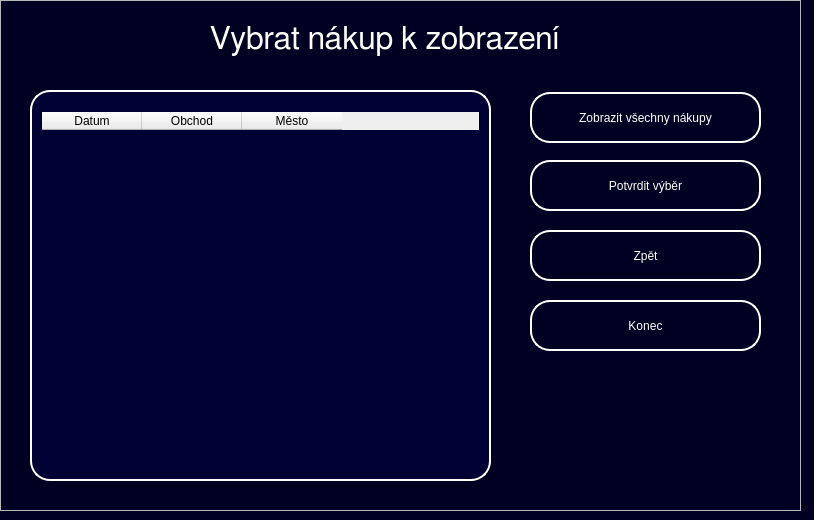
<?xml version="1.0" encoding="UTF-8"?>
<ui version="4.0">
 <class>Choose_content</class>
 <widget class="QWidget" name="Choose_content">
  <property name="geometry">
   <rect>
    <x>0</x>
    <y>0</y>
    <width>814</width>
    <height>520</height>
   </rect>
  </property>
  <property name="windowTitle">
   <string>Nákupní Lístek JV</string>
  </property>
  <property name="styleSheet">
   <string notr="true">QWidget#Choose_content {
background-color: rgb(0, 0, 34);
}

QLabel#Instructions {
color: rgb(255, 255, 255);
font: 24pt &quot;FreeSans&quot;;
}

QLabel#Label_error_message{
color: rgb(255, 0, 0);
font: 8pt &quot;FreeSans&quot;;
}

QPushButton#Button_show_all{
color: rgb(255, 255, 255);
border-color: rgb(255, 255, 255);
border: 2px solid rgb(255, 255, 255);
border-radius: 20px;
font: 12pt &quot;FreeSans&quot;;
}

QPushButton#Button_choose{
color: rgb(255, 255, 255);
border-color: rgb(255, 255, 255);
border: 2px solid rgb(255, 255, 255);
border-radius: 20px;
font: 12pt &quot;FreeSans&quot;;
}

QPushButton#Button_back{
color: rgb(255, 255, 255);
border-color: rgb(255, 255, 255);
border: 2px solid rgb(255, 255, 255);
border-radius: 20px;
font: 12pt &quot;FreeSans&quot;;
}

QPushButton#Button_cancel{
color: rgb(255, 255, 255);
border-color: rgb(255, 255, 255);
border: 2px solid rgb(255, 255, 255);
border-radius: 20px;
font: 12pt &quot;FreeSans&quot;;
}

QTableWidget#Content_list{
color: rgb(255, 255, 255);
font: 14pt &quot;FreeSans&quot;;
border: 2px solid rgb(255, 255, 255);
background-color: rgb(0, 0, 53);
border-radius: 20px;
padding-left: 10px;
padding-right: 10px;
padding-top: 20px
}

QPushButton:hover#Button_choose{
border: 3px solid rgb(255, 255, 255);
background-color: rgb(0, 0, 53);
}

QPushButton:hover#Button_back{
border: 3px solid rgb(255, 255, 255);
background-color: rgb(0, 0, 53);
}

QPushButton:hover#Button_show_all{
border: 3px solid rgb(255, 255, 255);
background-color: rgb(0, 0, 53);
}


QTableWidget:hover#Content_list{
border: 3px solid rgb(255, 255, 255);
}

QPushButton:hover#Button_cancel{
border: 3px solid rgb(255, 255, 255);
background-color: rgb(0, 0, 53);
}</string>
  </property>
  <widget class="QFrame" name="frame">
   <property name="geometry">
    <rect>
     <x>0</x>
     <y>0</y>
     <width>801</width>
     <height>511</height>
    </rect>
   </property>
   <property name="frameShape">
    <enum>QFrame::StyledPanel</enum>
   </property>
   <property name="frameShadow">
    <enum>QFrame::Raised</enum>
   </property>
   <widget class="QLabel" name="Instructions">
    <property name="geometry">
     <rect>
      <x>210</x>
      <y>20</y>
      <width>371</width>
      <height>39</height>
     </rect>
    </property>
    <property name="font">
     <font>
      <family>FreeSans</family>
      <pointsize>24</pointsize>
      <weight>50</weight>
      <italic>false</italic>
      <bold>false</bold>
     </font>
    </property>
    <property name="styleSheet">
     <string notr="true"/>
    </property>
    <property name="text">
     <string>Vybrat nákup k zobrazení</string>
    </property>
   </widget>
   <widget class="QPushButton" name="Button_show_all">
    <property name="geometry">
     <rect>
      <x>530</x>
      <y>92</y>
      <width>231</width>
      <height>51</height>
     </rect>
    </property>
    <property name="text">
     <string>Zobrazit všechny nákupy</string>
    </property>
   </widget>
   <widget class="QPushButton" name="Button_choose">
    <property name="geometry">
     <rect>
      <x>530</x>
      <y>160</y>
      <width>231</width>
      <height>51</height>
     </rect>
    </property>
    <property name="text">
     <string>Potvrdit výběr</string>
    </property>
   </widget>
   <widget class="QPushButton" name="Button_back">
    <property name="geometry">
     <rect>
      <x>530</x>
      <y>230</y>
      <width>231</width>
      <height>51</height>
     </rect>
    </property>
    <property name="text">
     <string>Zpět</string>
    </property>
   </widget>
   <widget class="QLabel" name="Label_error_message">
    <property name="geometry">
     <rect>
      <x>10</x>
      <y>490</y>
      <width>621</width>
      <height>20</height>
     </rect>
    </property>
    <property name="font">
     <font>
      <family>FreeSans</family>
      <pointsize>8</pointsize>
      <weight>50</weight>
      <italic>false</italic>
      <bold>false</bold>
     </font>
    </property>
    <property name="styleSheet">
     <string notr="true"/>
    </property>
    <property name="text">
     <string/>
    </property>
   </widget>
   <widget class="QPushButton" name="Button_cancel">
    <property name="geometry">
     <rect>
      <x>530</x>
      <y>300</y>
      <width>231</width>
      <height>51</height>
     </rect>
    </property>
    <property name="text">
     <string>Konec</string>
    </property>
   </widget>
   <widget class="QTableWidget" name="Content_list">
    <property name="geometry">
     <rect>
      <x>30</x>
      <y>90</y>
      <width>461</width>
      <height>391</height>
     </rect>
    </property>
    <column>
     <property name="text">
      <string>Datum</string>
     </property>
    </column>
    <column>
     <property name="text">
      <string>Obchod</string>
     </property>
    </column>
    <column>
     <property name="text">
      <string>Město</string>
     </property>
    </column>
   </widget>
  </widget>
 </widget>
 <resources/>
 <connections/>
</ui>
